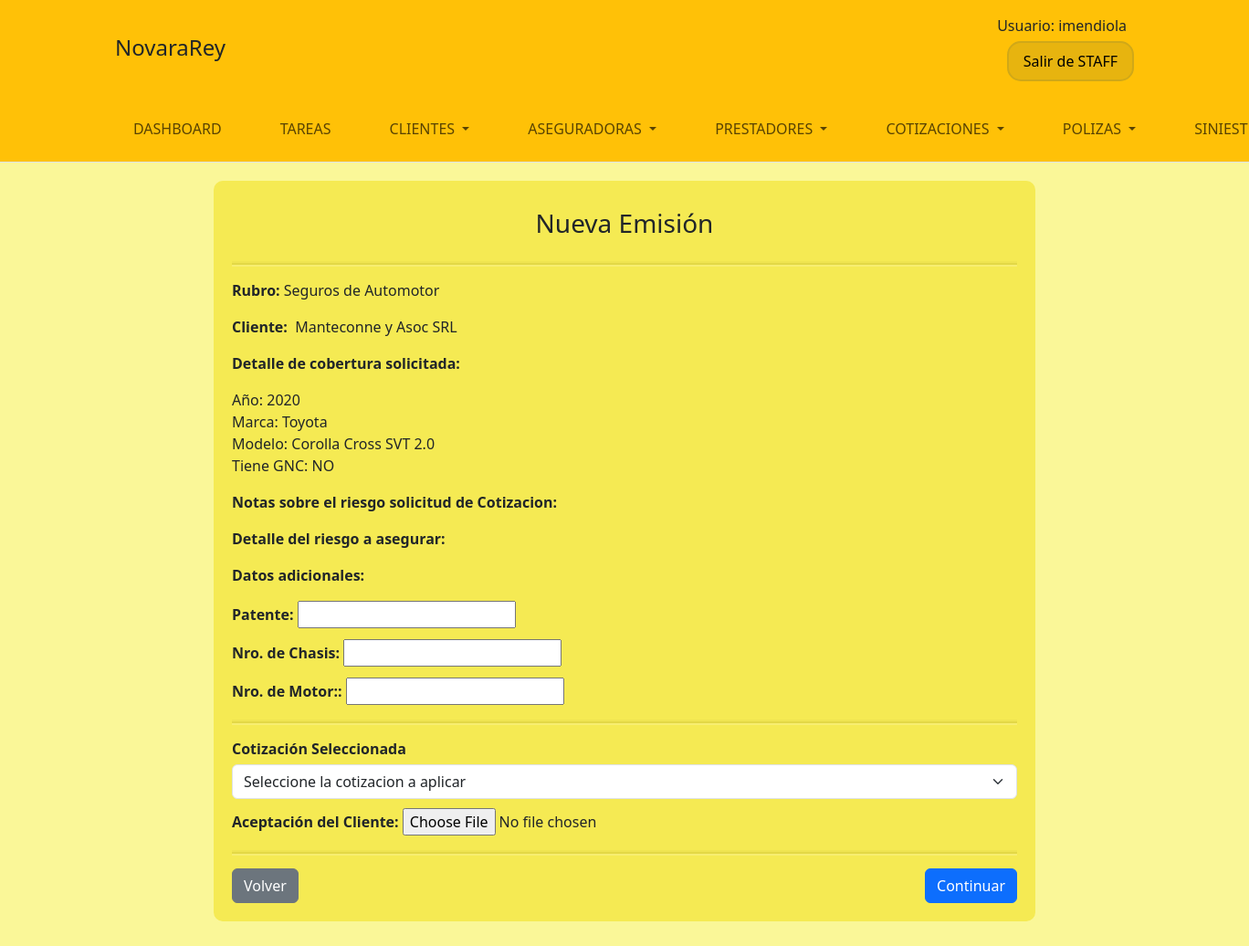
Page /staff/emisiones/add/3 (signed in) on the committed database.
### CotizacionesApp/models.py (models this page shows, shortened)
class Cotizacion(models.Model):
    COTIZACION_STATUS_CHOICES = [
        ('P', 'En Preparación'),
        ('E', 'Enviada al cliente'),
        ('S', 'Solicitada Emisión'),
        ('C', 'Cancelada'),
    ]
    DIAS_MAX_PREPARACION = 5
    DIAS_MAX_RESPUESTA_CTE = 7
    rubro = models.ForeignKey(Categoria, on_delete=models.CASCADE, verbose_name="Rubro")
    cliente = models.ForeignKey(Cliente, on_delete=models.CASCADE, null=True, blank=True)
    data_cliente = models.CharField(max_length=200, null=True, blank=True)
    fecha_creacion = models.DateTimeField(auto_now_add=True, verbose_name='Fecha de Creación')
    solicitud_cotizacion = models.ForeignKey(QuotRequest,on_delete=models.CASCADE, verbose_name="Solicitud de Cotizacion")
    extradata = models.TextField(verbose_name='Detalle extra de Cotización', null=True, blank=True)
    usuario_creacion = models.ForeignKey(
        'auth.User', on_delete=models.CASCADE, verbose_name='Usuario Creador',related_name='nuevas_cotizaciones'
    )
    status = models.CharField(
        max_length=1,
        choices=COTIZACION_STATUS_CHOICES,
        default='P',
        verbose_name='Estado'
    )
    fecha_envio= models.DateTimeField(verbose_name='Fecha de envio al cliente', null=True, blank=True)
    usuario_envio= models.ForeignKey(
        'auth.User', on_delete=models.CASCADE, verbose_name='Usuario envio',related_name='cotizaciones_enviadas',
        null=True, blank=True
    )
    detalles_envio = models.TextField(verbose_name='Notas de envio', null=True, blank=True)
    fecha_sol_emision=models.DateTimeField(verbose_name='Fecha de solicitud emisión', null=True, blank=True)
    usuario_sol_emision= models.ForeignKey(
        'auth.User', on_delete=models.CASCADE, verbose_name='Usuario solicitud de emision',related_name='solicitud_emision',
        null=True, blank=True
    )
    detalles_sol_emision = models.TextField(verbose_name='Notas de solicitud de emision', null=True, blank=True)
    usuario_cancelacion = models.ForeignKey(
        'auth.User', on_delete=models.CASCADE, null=True, blank=True, verbose_name='Usuario de Finalización', related_name='cancela_cotizacion'
    )
    fecha_cancelacion = models.DateTimeField(null=True, blank=True, verbose_name='Fecha de Cancelacion')
    notas_cancelacion = models.TextField(verbose_name='Notas de cancelacion de cotizacion', null=True, blank=True)
    class Meta:
        verbose_name = 'Cotización'
        verbose_name_plural = 'Cotizaciónes'

class QuotRequest(models.Model):
    QUOT_STATUS_CHOICES = [
        ('P', 'Pendiente'),
        ('F', 'Cotizada'),
        ('C', 'Cancelada'),
    ]
    DIAS_MAX_SOLICITUD = 3
    rubro = models.ForeignKey(Categoria, on_delete=models.CASCADE, verbose_name="Rubro")
    cliente = models.ForeignKey(Cliente, on_delete=models.CASCADE, null=True, blank=True)
    data_cliente = models.CharField(max_length=200, null=True, blank=True)
    fecha_creacion = models.DateTimeField(auto_now_add=True, verbose_name='Fecha de Creación')
    usuario_creacion = models.ForeignKey(
        'auth.User', on_delete=models.CASCADE, verbose_name='Usuario Creador',related_name='cotizaciones_creadas'
    )
    status = models.CharField(
        max_length=1,
        choices=QUOT_STATUS_CHOICES,
        default='P',
        verbose_name='Estado'
    )
    detalle = models.TextField(verbose_name='Detalle a cotizar', null=True, blank=True)
    extradata = models.TextField(verbose_name="Datos extra sobre el riesgo", null=True, blank=True)
    usuario_finalizacion = models.ForeignKey(
        'auth.User', on_delete=models.CASCADE, null=True, blank=True, verbose_name='Usuario de Finalización', related_name='cotizaciones_finalizadas'
    )
    fecha_finalizacion = models.DateTimeField(null=True, blank=True, verbose_name='Fecha de Finalización')
    notas_finalización = models.CharField(max_length=250, null=True, blank=True)
    class Meta:
        verbose_name = 'Solicitud de Cotización'
        verbose_name_plural = 'Solicitudes de Cotización'
    def dict_detalle(self)->dict | None:
        if self.detalle:
            return json.loads(self.detalle)
        else:
            return None
    def str_detalle(self)->str:
        dic: dict | None = self.dict_detalle()
        aux_str = ""
        if dic:
            for clave, valor in dic.items():
                if valor:
                    aux_str += clave + ": " + str(valor) + "\n"
        return aux_str

class DataEmision(models.Model):
    rubro = models.ForeignKey(Categoria, on_delete=models.CASCADE, verbose_name="Rubro")
    data = models.CharField(max_length=30, verbose_name="Nombre del dato")
    requerido = models.BooleanField(verbose_name="Es dato obligatorio")

### RubrosApp/models.py (models this page shows, shortened)
class Categoria(models.Model):
    created = models.DateField(verbose_name="Fecha de pedido", auto_now_add=True)
    nombre = models.CharField(max_length=50, verbose_name="Nombre")
    alias = models.CharField(max_length=10, verbose_name="Short Alias", null=True, blank=True)
    descripcion = models.TextField(verbose_name="Descripción")
    imagen = models.ImageField(upload_to="RubrosMedia", verbose_name="Imagen")
    rubro = models.ForeignKey(RubroCat, on_delete=models.CASCADE, verbose_name="Rubro", related_name="categorias")
    class Meta:
        verbose_name="Tipo de seguro"
        verbose_name_plural="Tipos de seguro"

### ClientesApp/models.py (models this page shows, shortened)
class Cliente(models.Model):
    condicion_iva = models.CharField(max_length=2, choices=CondicionIVA.choices)
    direccion = models.ForeignKey(Address, on_delete=models.SET_NULL, null=True, blank=True)
    telefonos = models.ManyToManyField(TelefonoCte, blank=True)
    emails = models.ManyToManyField(EmailCte, blank=True)
    notas = models.TextField(blank=True)
    class Meta:
        abstract = False

class ClientePersonaJuridica(Cliente):
    razon_social = models.CharField(max_length=100)
    cuit = models.CharField(max_length=20)

### EmisionesApp/views.py (the view, shortened to what this page needs)
# urls.py: path('add/<int:id>', vista_new_emision, name='new_emision'),
@login_required(login_url='/login/login/')
def vista_new_emision(req: HttpRequest, id: int):
    cotizacion:Cotizacion = get_object_or_404(Cotizacion, id=id)
    cotizaciones_cia = CotizacionCia.objects.filter(cotizacion_id=id)
    extradata = DataEmision.objects.filter(rubro=cotizacion.rubro)
    return render(req, "EmisionesApp/emisiones_add.html", {
        "cotizacion":cotizacion,
        "cotizaciones_cia":cotizaciones_cia,
        "extradata":extradata})

### EmisionesApp/templates/EmisionesApp/emisiones_add.html (shortened to what this page needs)
{% extends "StaffApp/baseStaff.html" %}
{% block content %}
<div class="container staff-form-container">
    <h3 class="staff-form-title">Nueva Emisión</h3>
    <hr class="staff-form-hr">
    <form method="post" enctype="multipart/form-data" class="{% if not cotizaciones_cia %}d-none{% endif %}">
      <p><strong>Rubro:&nbsp;</strong>{{cotizacion.rubro.nombre}}</p>
      <p><strong>Cliente:&nbsp;</strong>
        {% if cotizacion.cliente.clientepersonafisica %}
          {{ cotizacion.cliente.clientepersonafisica.apellido }}, {{ cotizacion.cliente.clientepersonafisica.nombre }}
        {% elif cotizacion.cliente.clientepersonajuridica %}
          {{ cotizacion.cliente.clientepersonajuridica.razon_social }}
        {% else %}
          Cliente sin nombre
        {% endif %}</p>
        <p><strong>Detalle de cobertura solicitada:</strong></p>
        <p>{{cotizacion.solicitud_cotizacion.str_detalle|linebreaksbr}}</p>
        <p><strong>Notas sobre el riesgo solicitud de Cotizacion:</strong></p>
            <p><strong>Detalle del riesgo a asegurar:</strong></p>
        {% if extradata %}
          <p><strong>Datos adicionales:</strong></p>
          {% for idata in extradata %}
            <div class="staff-form-control-container">
              <label class="form-label">{{ idata.data }}:</label>
              <input type="text" name="data{{ forloop.counter0 }}" {% if idata.requerido %}required{% endif %}>
            </div>
          {% endfor %}
        {% endif %}
      <hr class="staff-form-hr">
      <div class="staff-form-control-container">
        <label class="form-label">Cotización Seleccionada</label>
        <select name="cotid" id="cotid" class="form-select" required>
          <option value="">Seleccione la cotizacion a aplicar</option>
        </select>
      </div>
      <div class="staff-form-control-container">
        <label class="form-label">Aceptación del Cliente:</label>
        <input type="file" name="file_aceptacion">
      </div>
      <hr class="staff-form-hr">
      <div class="d-flex justify-content-between">
            <a href="{% url 'ver_cotizaciones' %}?status=P" class="btn btn-secondary">Volver</a>
            <button type="submit" class="btn btn-primary">Continuar</button>
        </div>
    </form>
</div>
{% endblock %}

### StaffApp/templates/StaffApp/baseStaff.html (shortened to what this page needs)
<!DOCTYPE html>
<html lang="es">
<head>
    {% load static %}
    <link href="https://cdn.jsdelivr.net/npm/bootstrap@5.3.3/dist/css/bootstrap.min.css" rel="stylesheet">
    <link href="https://cdn.jsdelivr.net/npm/select2@4.1.0-rc.0/dist/css/select2.min.css" rel="stylesheet" />
    <link rel="stylesheet" href="https://cdn.jsdelivr.net/npm/bootstrap-icons@1.11.3/font/bootstrap-icons.min.css">
    <link rel="stylesheet" href="{% static 'css/styles.css' %}">
</head>
<body class="staff-body">
    <header class="container-fluid bg-warning text-dark border-bottom">
        <div class="container">
            <div class="row align-items-center py-3">
                <div class="col-6 col-md-4">
                    <h1 class="h4 m-0">NovaraRey</h1>
                </div>
                <div class="col-6 col-md-8 text-end">
                    <div id="login-area">
                        {% if user.is_authenticated %}
                            <span class="me-2">Usuario: {{ user.get_username }}</span>
                        {% endif %}
                    </div>
                    <div>
                        <a href="{% url 'home' %}" class="btn btn-salir-staff">Salir de STAFF</a>
                    </div>
                </div>
            </div>
        </div>
            <nav class="navbar navbar-expand-lg bg-warning py-lg-3" id="staffNav">
                <div class="container px-0">
                    <div class="collapse navbar-collapse" id="navbarResponsive">
                        <ul class="navbar-nav me-auto">
                            <li class="nav-item {% if request.path == '/staff/dashboard/' %}active{% endif %} px-lg-4">
                                <a class="nav-link text-uppercase text-expanded" href="{% url 'dashboard' %}">Dashboard</a>
                            </li>
                            <li class="nav-item {% if request.path == '/staff/tareas/' %}active{% endif %} px-lg-4">
                                <a class="nav-link text-uppercase text-expanded" href="{% url 'tareas_main' %}">Tareas</a>
                            </li>
                            <li class="nav-item dropdown {% if request.path == '/staff/clientes/' %}active{% endif %} px-lg-4">
                                <a class="nav-link dropdown-toggle text-uppercase text-expanded" href="#" id="clientesDropdown" role="button" data-bs-toggle="dropdown" aria-expanded="false">
                                    Clientes
                                </a>
                            </li>
                            <li class="nav-item dropdown {% if request.path == '/staff/aseguradoras/' %}active{% endif %} px-lg-4">
                                <a class="nav-link dropdown-toggle text-uppercase text-expanded" href="#" id="aseguradorasDropdown" role="button" data-bs-toggle="dropdown" aria-expanded="false">
                                    Aseguradoras
                                </a>
                            </li>
                            <li class="nav-item dropdown {% if request.path == '/staff/prestadores/' %}active{% endif %} px-lg-4">
                                <a class="nav-link dropdown-toggle text-uppercase text-expanded" href="#" id="prestadoresDropdown" role="button" data-bs-toggle="dropdown" aria-expanded="false">
                                    Prestadores
                                </a>
                            </li>
                            <li class="nav-item dropdown {% if request.path == '/staff/cotizaciones/' %}active{% endif %} px-lg-4">
                                <a class="nav-link dropdown-toggle text-uppercase text-expanded" href="#" id="cotizacionesDropdown" role="button" data-bs-toggle="dropdown" aria-expanded="false">
                                    Cotizaciones
                                </a>
                            </li>
                            <li class="nav-item dropdown {% if request.path == '/staff/emisionaes/' %}active{% endif %} px-lg-4">
                                <a class="nav-link dropdown-toggle text-uppercase text-expanded" href="#" id="emisionesDropdown" role="button" data-bs-toggle="dropdown" aria-expanded="false">
                                    Polizas
                                </a>
                            </li>
                            <li class="nav-item dropdown {% if request.path == '/staff/siniestros/' %}active{% endif %} px-lg-4">
                                <a class="nav-link dropdown-toggle text-uppercase text-expanded" href="#" id="siniestrosDropdown" role="button" data-bs-toggle="dropdown" aria-expanded="false">Siniestros</a>
                            </li>
                        </ul>
                    </div>
                </div>
            </nav>
    </header>
    <main class="container mb-5">
        {% block content %}
        {% endblock %}
    </main>
    </body>
</html>

### static/css/styles.css (style rules this page uses)
.btn-salir-staff { background-color: rgba(208, 168, 24, 0.5); border: 2px solid rgba(208, 168, 24); color: black; border-radius: 15px; padding: 8px 16px; margin-top: 5px; font-weight: 500; transition: background-color 0.3s ease; }
.staff-body { background-color: rgb(250, 247, 152); }
.staff-form-container { background-color: rgb(245, 234, 83); max-width: 900px; border-radius:10px; padding: 20px; margin-top: 20px; }
.staff-form-title { padding: 10px; text-align: center; margin-bottom: 10px; }
.staff-form-control-container { margin-top: 10px; margin-bottom: 10px; }
.staff-form-control-container .form-label { margin-bottom: 5px; font-weight: bold; }
.staff-form-hr { border: none; height: 2px; background-color: rgb(177, 165, 33); box-shadow: 0px 2px 0px rgba(255, 255, 255, 0.7), 0px -2px 0px rgba(0, 0, 0, 0.1); }

### rows in the picture
Cotizacion: rubro.nombre "Seguros de Automotor", cliente.clientepersonajuridica.razon_social "Manteconne y Asoc SRL", solicitud_cotizacion.str_detalle "Año: 2020 Marca: Toyota Modelo: Corolla Cross SVT 2.0 Tiene GNC: NO"
DataEmision: data "Patente"
DataEmision: data "Nro. de Chasis"
DataEmision: data "Nro. de Motor:"

### other values in the picture
{{ user.get_username }} "imendiola"
